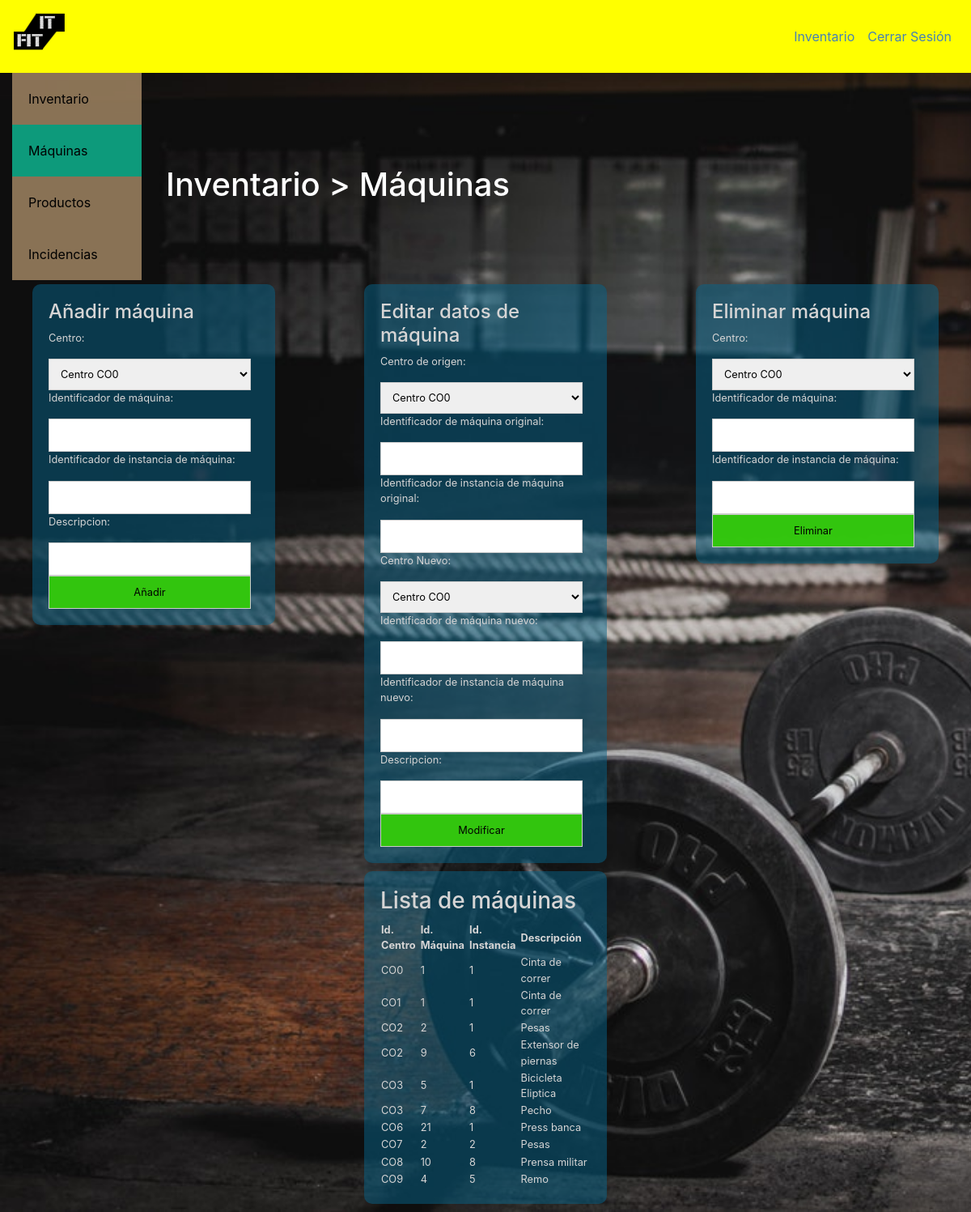
Screenshot of /Inventario/maquinas.php (signed in) with the database file from the repository.
### tables this page shows
CREATE TABLE `maquinas` (
  `IdCentro` varchar(4) NOT NULL,
  `IdMaquina` int(3) NOT NULL,
  `IdInstancia` int(11) NOT NULL,
  `Descripcion` varchar(30) DEFAULT NULL
);

### Inventario/maquinas.php (the view, shortened to what this page needs)
<!DOCTYPE html>
<html>
    <head>
    <link rel="stylesheet" type="text/css" href="../styles/estilos.css">
    <link rel="stylesheet" type="text/css" href="../styles/form.css">
    <link rel="stylesheet" href="../styles/inicio.css">
    <link rel="stylesheet" href="https://stackpath.bootstrapcdn.com/bootstrap/4.4.1/css/bootstrap.min.css">
    </head>
    <body>
        <nav class="navbar sticky-top navbar-expand-lg navbar-dark header">
        <a href="../inicio.html" class="navbar-brand mr-auto">
            <img src="../img/Logo.png" alt="ITFit" width="64" height="64"/>
        </a>
        <span class="areagestion navbar-text">
            <ul class="navbar-nav">
                <li class="nav-link">
                    <a class ="enlace" href="#">Inventario</a>
                </li>
                <li class="nav-link">
                    <a class ="enlace" href="../php/logout.php">Cerrar Sesión</a>
                </li>
            </ul>
        </span>
    </nav>
    <div class="inicio container">
        <div class="row">
            <div class="vertical-menu col-lg-2 col-sm-3">
                <a href="./inventario.php">Inventario</a>
                <a href="#" class="active">Máquinas</a>
                <a href="./productos.php">Productos</a>
                <a href="./incidencias.php">Incidencias</a>
            </div>
            <div class="inicio col-lg-6 col-sm-6">
                <h1>Inventario > Máquinas</h1>
            </div>
        </div>
    </div>
    <div class="row">
        <div class="col-lg-4 col-sm-6">
            <form action="../php/Inventario/anadirmaquina.php" method="post">
                <h4>Añadir máquina</h4>
                <p>Centro:</p>
                <select name="IdCentro" class="field">
                    <?php
                        $db = mysqli_connect(DB_SERVER,DB_USERNAME,DB_PASSWORD,DB_DATABASE) or die ("<h5>No puedo conectarme a la BD.</h5>");
                        $consulta = "Select IdCentro from Centro" ;
                        $resultado = mysqli_query( $db, $consulta ) or die ( "Algo ha ido mal en la consulta a la base de datos");
                        while($columna = mysqli_fetch_array($resultado)){
                            echo "<option value=" . $columna['IdCentro'] . "> Centro " . $columna['IdCentro'] . "</option>" ;
                        }
                    ?>
                </select>
                <p>Identificador de máquina:</p>
                <input type="text" name="IdMaquina" size="20" class="field" maxlength="30"/>
                <p>Identificador de instancia de máquina:</p>
                <input type="text" name="IdInstancia" size="20" class="field" maxlength="30"/>
                <p>Descripcion:</p>
                <input type="text" name="Descripcion" size="20" class="field" maxlength="30"/>
                <input type="submit" class="botton" value="Añadir">
            </form>
        </div>
        <div class="col-lg-4 col-sm-6">
            <form action="../php/Inventario/alterarmaquina.php" method="post">
                <h4>Editar datos de máquina</h4>
                <p>Centro de origen:</p>
                <select name="IdCentroOrig" class="field">
                    <?php
                        $db = mysqli_connect(DB_SERVER,DB_USERNAME,DB_PASSWORD,DB_DATABASE) or die ("<h5>No puedo conectarme a la BD.</h5>");
                        $consulta = "Select IdCentro from Centro" ;
                        $resultado = mysqli_query( $db, $consulta ) or die ( "Algo ha ido mal en la consulta a la base de datos");
                        while($columna = mysqli_fetch_array($resultado)){
                            echo "<option value=" . $columna['IdCentro'] . "> Centro " . $columna['IdCentro'] . "</option>" ;
                        }
                    ?>
                </select>
                <p>Identificador de máquina original:</p>
                <input type="text" name="IdMaquinaOrig" size="20" class="field" maxlength="8"/>
                <p>Identificador de instancia de máquina original:</p>
                <input type="text" name="IdInstanciaOrig" size="20" class="field" maxlength="8"/>
                <p>Centro Nuevo:</p>
                <select name="IdCentroNew" class="field">
                    <?php
                        $db = mysqli_connect(DB_SERVER,DB_USERNAME,DB_PASSWORD,DB_DATABASE) or die ("<h5>No puedo conectarme a la BD.</h5>");
                        $consulta = "Select IdCentro from Centro" ;
                        $resultado = mysqli_query( $db, $consulta ) or die ( "Algo ha ido mal en la consulta a la base de datos");
                        while($columna = mysqli_fetch_array($resultado)){
                            echo "<option value=" . $columna['IdCentro'] . "> Centro " . $columna['IdCentro'] . "</option>" ;
                        }
                    ?>
                </select>
                <p>Identificador de máquina nuevo:</p>
                <input type="text" name="IdMaquinaNew" size="20" class="field" maxlength="8"/>
                <p>Identificador de instancia de máquina nuevo:</p>
                <input type="text" name="IdInstanciaNew" size="20" class="field" maxlength="8"/>
                <p>Descripcion:</p>
                <input type="text" name="Descripcion" size="20" class="field" maxlength="8"/>
                <input type="submit" class="botton" value="Modificar">
            </form>
        </div>
        <div class="col-lg-4 col-sm-6">
            <form action="../php/Inventario/eliminarmaquina.php" method="post">
                <h4>Eliminar máquina</h4>
                <p>Centro:</p>
                <select name="IdCentro" class="field">
                    <?php
                        $db = mysqli_connect(DB_SERVER,DB_USERNAME,DB_PASSWORD,DB_DATABASE) or die ("<h5>No puedo conectarme a la BD.</h5>");
                        $consulta = "Select IdCentro from Centro" ;
                        $resultado = mysqli_query( $db, $consulta ) or die ( "Algo ha ido mal en la consulta a la base de datos");
                        while($columna = mysqli_fetch_array($resultado)){
                            echo "<option value=" . $columna['IdCentro'] . "> Centro " . $columna['IdCentro'] . "</option>" ;
                        }
                    ?>
                </select>
                <p>Identificador de máquina:</p>
                <input type="text" name="IdMaquina" size="20" class="field" maxlength="8"/>
                <p>Identificador de instancia de máquina:</p>
                <input type="text" name="IdInstancia" size="20" class="field" maxlength="8"/>
                <input type="submit" class="botton" value="Eliminar">
            </form>
        </div>
    </div>
    <div class="row">
        <div class="col-sm-12">
            <form>
            <h3>Lista de máquinas</h3>
            <?php
                $db = mysqli_connect(DB_SERVER,DB_USERNAME,DB_PASSWORD,DB_DATABASE) or die ("<h5>No puedo conectarme a la BD.</h5>");
                $consulta = "Select * from Maquinas Order By IdCentro" ;
                $resultado = mysqli_query( $db, $consulta ) or die ( "Algo ha ido mal en la consulta a la base de datos");
                echo "<table borde='2'>";
                echo "<tr>";
                echo "<th>Id. Centro</th>";
                echo "<th>Id. Máquina</th>";
                echo "<th>Id. Instancia</th>";
                echo "<th>Descripción</th>";
                echo "</tr>";
                while($columna = mysqli_fetch_array($resultado)){
                    echo "<tr>";
	                echo "<td>" . $columna['IdCentro'] . "</td><td>" . $columna['IdMaquina'] . "</td><td>" . $columna['IdInstancia'] ."</td><td>" . $columna['Descripcion'] . "</td>";
	                echo "</tr>";
                }
                echo "</table>";
            ?>
        </form>
        </div>
    </div>
    </body>
</html>

### styles/estilos.css (style rules this page uses)
.vertical-menu { width: 200px; padding-bottom: 5px; }
.vertical-menu a { background-color: rgba(222, 184, 135, 0.596); color:black; display: block; padding: 20px; text-decoration: none; }
.vertical-menu a.active { background-color: rgba(14, 250, 199, 0.596); }

### styles/form.css (style rules this page uses)
form { position: relative; margin:0 auto; font-size: 0.8em; border-radius: 10px; color: rgb(214, 213, 213); width: 300px; padding:20px; background-color: rgba(7, 101, 138, 0.5); margin-bottom: 10px; }
input,select { border:0; }
.field { border: solid 1px #ccc; width: 250px; padding:10px; }
.botton { border: solid 1px #ccc; width: 250px; padding:10px; background-color: rgba(51, 199, 14, 0.993); }

### styles/inicio.css (style rules this page uses)
nav.header { background-color: yellow; }
li.nav-link a.enlace { color: steelblue; }
body { background-image: url("../img/gimnasio.jpg"); background-color: powderblue; background-attachment: fixed; background-repeat: no-repeat; background-size: cover; }
div.inicio { padding-top: 10%; color: white; }
.inicio.container { margin-left: 0px; padding-top: 0px; }

### rows the page displays
maquinas: IdCentro "CO0", IdMaquina "1", IdInstancia "1", Descripcion "Cinta de correr"
maquinas: IdCentro "CO1", IdMaquina "1", IdInstancia "1", Descripcion "Cinta de correr"
maquinas: IdCentro "CO2", IdMaquina "2", IdInstancia "1", Descripcion "Pesas"
maquinas: IdCentro "CO2", IdMaquina "9", IdInstancia "6", Descripcion "Extensor de piernas"
maquinas: IdCentro "CO3", IdMaquina "5", IdInstancia "1", Descripcion "Bicicleta Eliptica"
maquinas: IdCentro "CO3", IdMaquina "7", IdInstancia "8", Descripcion "Pecho"
maquinas: IdCentro "CO6", IdMaquina "21", IdInstancia "1", Descripcion "Press banca"
maquinas: IdCentro "CO7", IdMaquina "2", IdInstancia "2", Descripcion "Pesas"
maquinas: IdCentro "CO8", IdMaquina "10", IdInstancia "8", Descripcion "Prensa militar"
maquinas: IdCentro "CO9", IdMaquina "4", IdInstancia "5", Descripcion "Remo"
